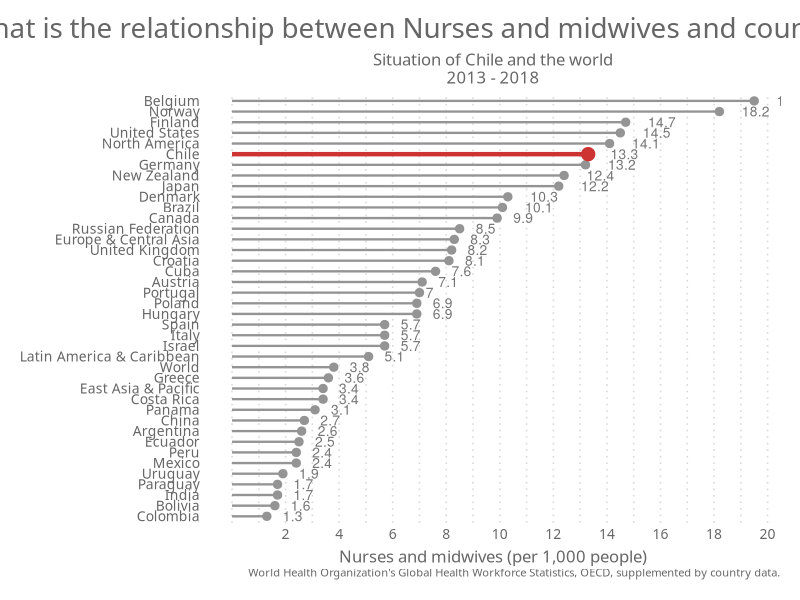

Reproduce this figure in R.
## ---- chunk 1

knitr::opts_chunk$set(echo = TRUE)

## ---- chunk 2

#### Library ----
library(readxl)
library(dplyr)
library(tidyverse)

## ---- chunk 3

#### Theme ----
theme_elegante <- function(base_size = 10,
                           base_family = "Raleway"
)
{
  color.background = "#FFFFFF" # Chart Background
  color.grid.major = "#D9D9D9" # Chart Gridlines
  color.axis.text = "#666666" # 
  color.axis.title = "#666666" # 
  color.title = "#666666"
  color.subtitle = "#666666"
  strip.background.color = '#9999CC'
  
  ret <-
    theme_bw(base_size=base_size) +
    
    # Set the entire chart region to a light gray color
    theme(panel.background=element_rect(fill=color.background, color=color.background)) +
    theme(plot.background=element_rect(fill=color.background, color=color.background)) +
    theme(panel.border=element_rect(color=color.background)) +
    
    # Format the grid
    theme(panel.grid.major=element_line(color=color.grid.major,size=.55, linetype="dotted")) +
    theme(panel.grid.minor=element_line(color=color.grid.major,size=.55, linetype="dotted")) +
    theme(axis.ticks=element_blank()) +
    
    # Format the legend, but hide by default
    theme(legend.position="none") +
    theme(legend.background = element_rect(fill=color.background)) +
    theme(legend.text = element_text(size=base_size-3,color=color.axis.title, family = base_family)) +
    
    theme(strip.text.x = element_text(size=base_size,color=color.background, family = base_family)) +
    theme(strip.text.y = element_text(size=base_size,color=color.background, family = base_family)) +
    #theme(strip.background = element_rect(fill=strip.background.color, linetype="blank")) +
    theme(strip.background = element_rect(fill = "grey70", colour = NA)) +
    # theme(panel.border= element_rect(fill = NA, colour = "grey70", size = rel(1)))+
    # Set title and axis labels, and format these and tick marks
    theme(plot.title=element_text(color=color.title, 
                                  size=20, 
                                  vjust=1.25, 
                                  family=base_family, 
                                  hjust = 0.5
    )) +
    
    theme(plot.subtitle=element_text(color=color.subtitle, size=base_size+2, family = base_family,  hjust = 0.5))  +
    
    theme(axis.text.x=element_text(size=base_size,color=color.axis.text, family = base_family)) +
    theme(axis.text.y=element_text(size=base_size,color=color.axis.text, family = base_family)) +
    theme(text=element_text(size=base_size, color=color.axis.text, family = base_family)) +
    
    theme(axis.title.x=element_text(size=base_size+2,color=color.axis.title, vjust=0, family = base_family)) +
    theme(axis.title.y=element_text(size=base_size+2,color=color.axis.title, vjust=1.25, family = base_family)) +
    theme(plot.caption=element_text(size=base_size-2,color=color.axis.title, vjust=1.25, family = base_family)) +
    
    # Legend  
    theme(legend.text=element_text(size=base_size,color=color.axis.text, family = base_family)) +
    theme(legend.title=element_text(size=base_size,color=color.axis.text, family = base_family)) +
    theme(legend.key=element_rect(colour = color.background, fill = color.background)) +
    theme(legend.position="bottom", 
          legend.box = "horizontal", 
          legend.title = element_blank(),
          legend.key.width = unit(.75, "cm"),
          legend.key.height = unit(.75, "cm"),
          legend.spacing.x = unit(.25, 'cm'),
          legend.spacing.y = unit(.25, 'cm'),
          legend.margin = margin(t=0, r=0, b=0, l=0, unit="cm")) +
    
    # Plot margins
    theme(plot.margin = unit(c(.5, .5, .5, .5), "cm"))
  
  ret
}

## ---- chunk 4

#### General Data ----

Health <- read_excel("Health_2.xlsx")

## ---- chunk 5
# Nurses and midwives (per 1,000 people) ----

# Long definition
# Nurses and midwives include professional nurses, professional midwives, auxiliary nurses, auxiliary midwives, enrolled nurses, enrolled midwives and other associated personnel,
# such as dental nurses and primary care nurses.
# Source
# World Health Organization's Global Health Workforce Statistics, OECD, supplemented by country data.

# Nurses and midwives Data
Health_Nur <- Health %>%
  select(Country, `Nursesandmidwivesper1,000people`) %>%
  filter(`Nursesandmidwivesper1,000people`!= "..", Country %in%
           c("Argentina", "Chile", "Cuba", "Uruguay", "Italy", "Spain", "Finland",
             "Denmark", "Austrlia", "New Zealand", "Europe & Central Asia", "Belgium",
             "Croatia", "Norway", "Costa Rica", "United Kingdom", "North America",
             "Canada", "Japan", "Mexico", "Poland", "Latin America & Caribbean",
             "Brazil", "Colombia", "China", "Ecuador", "East Asia & Pacific",
             "Bolivia", "Panama", "World", "Paraguay", "Peru", "India",
             "United States", "Greece", "Austria", "Portugal", "Israel", "Germany",
             "Russian Federation", "Denmark", "Hungary")) %>%
  arrange(`Nursesandmidwivesper1,000people`) # Reorder the data

Health_Nur$`Nursesandmidwivesper1,000people` <- as.numeric(as.character(Health_Nur$`Nursesandmidwivesper1,000people`)) #Transform column character to numeric

# Nurses and midwives Graphic

Health_Nur %>%
  mutate(Country = fct_reorder(Country, `Nursesandmidwivesper1,000people`)) %>%
  ggplot(aes(x = Country, y = `Nursesandmidwivesper1,000people`)) +
  geom_segment(aes(x = Country, xend = Country, y = 0, yend = `Nursesandmidwivesper1,000people`), color = ifelse(Health_Nur$Country %in% c("Chile"), "brown3", "gray58"), size = ifelse(Health_Nur$Country %in% c("Chile"), 1.5, 0.8)) +
  geom_point(color = ifelse(Health_Nur$Country %in% c("Chile"), "brown3", "gray58"), size = ifelse(Health_Nur$Country %in% c("Chile"), 4.2, 2.5)) +
  coord_flip() +
  theme_elegante() +
  xlab("Country") +
  ylab("Nurses and midwives (per 1,000 people)") +
  labs(title = paste("What is the relationship between Nurses and midwives and countries worldwide?"), 
       caption = "World Health Organization's Global Health Workforce Statistics, OECD, supplemented by country data.",
       subtitle = paste0("Situation of Chile and the world\n", "2013 - 2018" )) +
  geom_text(aes(label = Health_Nur$`Nursesandmidwivesper1,000people`), hjust = -.8, nudge_x = 0, color = "gray46", size = 3.5) +
  scale_y_continuous(breaks = c(2, 4, 6, 8, 10, 12, 14, 16, 18, 20)) +
  theme(panel.grid.major.y = element_blank(), panel.border = element_blank(), axis.ticks.y = element_blank()) +
  theme(axis.title.y=element_blank(),
        legend.position = "none")

